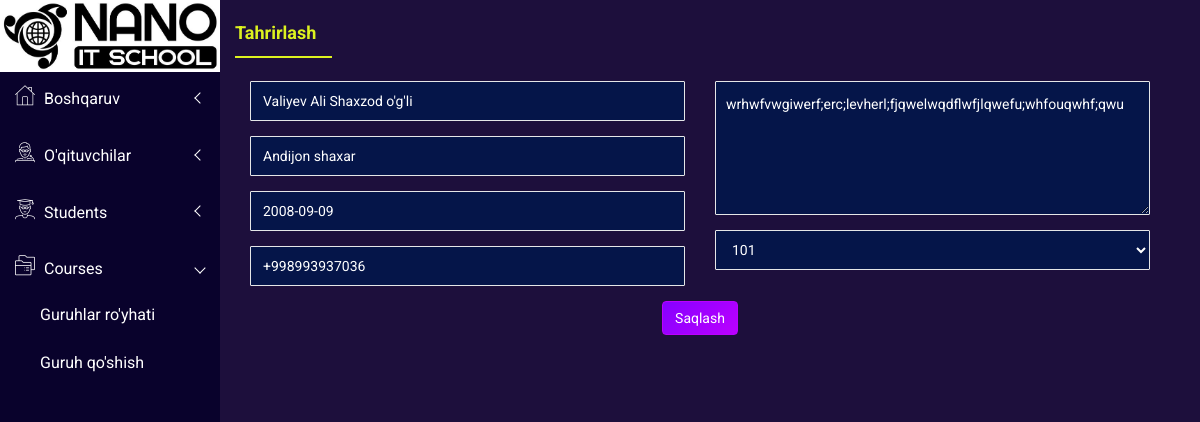
The app's page /students/edit/2/ with its own data.
### main/models.py (models this page shows, shortened)
class ProfileUser(models.Model):
    ROLE_CHOICES = [
        ('teacher', "O'qituvchi"),
        ('student', "Talaba"),
    ]
    user = models.OneToOneField(User, on_delete=models.CASCADE, related_name='profile')
    role = models.CharField(max_length=10, choices=ROLE_CHOICES, default='student')
    full_name = models.CharField(max_length=150, null=True, blank=True)
    address = models.CharField(max_length=150, null=True, blank=True)
    phone_number = models.CharField(max_length=90, null=True, blank=True)
    birth_date = models.CharField(max_length=90, null=True, blank=True)
    description = models.TextField(blank=True, null=True)
    department = models.CharField(max_length=150, null=True, blank=True)
    profile_pic = models.ImageField(upload_to='profile_pics/', blank=True, null=True)
    group = models.ForeignKey('add_course_model', on_delete=models.SET_NULL, null=True, blank=True)
    is_approved = models.BooleanField(default=False)

class add_course_model(models.Model):
    name = models.CharField(max_length=150)
    time = models.CharField(max_length=90)
    course_price = models.CharField(max_length=150)
    department = models.CharField(max_length=150)
    description = models.TextField()
    days = models.CharField(max_length=200)
    professor = models.ForeignKey('ProfileUser', on_delete=models.CASCADE, limit_choices_to={'role': 'teacher'})
    def __str__(self):
        return self.name

### main/views.py (the view, shortened to what this page needs)
# urls.py: path('students/edit/<int:student_id>/', edit_student_view, name='edit_student'),
def edit_student_view(request, student_id):
    student = get_object_or_404(ProfileUser, id=student_id, role='student')
    groups = add_course_model.objects.all()
    context = {
        'student': student,
        'groups': groups
    }
    return render(request, 'edit-student.html', context)

### main/context_processors.py (called while the page is built)
def unread_notifications_count(request):
    if request.user.is_authenticated:
        count = Notification.objects.filter(user=request.user, is_read=False).count()
        return {'unread_notifications_count': count}
    return {}

### templates/edit-student.html (shortened to what this page needs)
{% load static %}
<!doctype html>
<html class="no-js" lang="en">
<head>
    <link rel="stylesheet" href="{% static 'css/bootstrap.min.css' %}">
    <link rel="stylesheet" href="{% static 'css/font-awesome.min.css' %}">
    <link rel="stylesheet" href="{% static 'css/owl.carousel.css' %}">
    <link rel="stylesheet" href="{% static 'css/owl.theme.css' %}">
    <link rel="stylesheet" href="{% static 'css/owl.transitions.css' %}">
    <link rel="stylesheet" href="{% static 'css/animate.css' %}">
    <link rel="stylesheet" href="{% static 'css/normalize.css' %}">
    <link rel="stylesheet" href="{% static 'css/meanmenu.min.css' %}">
    <link rel="stylesheet" href="{% static 'css/main.css' %}">
    <link rel="stylesheet" href="{% static 'css/educate-custon-icon.css' %}">
    <link rel="stylesheet" href="{% static 'css/educate-custon-icon.css' %}">
    <link rel="stylesheet" href="{% static 'css/morrisjs/morris.css' %}">
    <link rel="stylesheet" href="{% static 'css/scrollbar/jquery.mCustomScrollbar.min.css' %}">
    <link rel="stylesheet" href="{% static 'css/metisMenu/metisMenu.min.css' %}">
    <link rel="stylesheet" href="{% static 'css/metisMenu/metisMenu-vertical.css' %}">
    <link rel="stylesheet" href="{% static 'css/calendar/fullcalendar.min.css' %}">
    <link rel="stylesheet" href="{% static 'css/calendar/fullcalendar.print.min.css' %}">
    <link rel="stylesheet" href="{% static 'css/form/all-type-forms.css' %}">
    <link rel="stylesheet" href="{% static 'css/dropzone/dropzone.css' %}">
    <link rel="stylesheet" href="{% static 'style.css' %}">
    <link rel="stylesheet" href="{% static 'css/responsive.css' %}">
</head>
<body>
    <div class="left-sidebar-pro">
        <nav id="sidebar" style="background-color: #09022c;" class="">
            <div class="sidebar-header">
                <a href="index.html"><img class="main-logo" src="{% static 'images/nano-logo.jpeg' %}" alt="" /></a>
            </div>
            <div class="left-custom-menu-adp-wrap comment-scrollbar">
                <nav class="sidebar-nav">
                    <ul class="metismenu" id="menu1">
                        <li>
                            <a class="has-arrow" href="/">
                                <span class="educate-icon educate-home icon-wrap"></span>
                                <span class="mini-click-non">Boshqaruv</span>
                            </a>
                        </li>
                        <li>
                            <a class="has-arrow" href="/" aria-expanded="false"><span
                                    class="educate-icon educate-professor icon-wrap"></span> <span
                                    class="mini-click-non">O'qituvchilar</span></a>
                        </li>
                        <li>
                            <a class="has-arrow" href="/" aria-expanded="false"><span
                                    class="educate-icon educate-student icon-wrap"></span> <span
                                    class="mini-click-non">Students</span></a>
                        </li>
                        <li class="active">
                            <a class="has-arrow" href="/" aria-expanded="false"><span
                                    class="educate-icon educate-course icon-wrap"></span> <span
                                    class="mini-click-non">Courses</span></a>
                            <ul class="submenu-angle" aria-expanded="false">
                                <li><a title="All Courses" href="/all-courses/"><span class="mini-sub-pro">Guruhlar ro'yhati</span></a></li>
                                <li><a title="Add Courses" href="/add-course/"><span class="mini-sub-pro">Guruh qo'shish</span></a></li>
                            </ul>
                        </li>
                    </ul>
                </nav>
            </div>
        </nav>
    </div>
        <div class="single-pro-review-area mt-t-30 mg-b-15">
            <div class="container-fluid">
                <div class="row">
                    <div class="col-lg-12 col-md-12 col-sm-12 col-xs-12">
                        <div class="product-payment-inner-st">
                            <ul id="myTabedu1" class="tab-review-design">
                                <li class="active"><a href="#description">Tahrirlash</a></li>
                            </ul>
                            <div id="myTabContent" class="tab-content custom-product-edit">
                                <div class="product-tab-list tab-pane fade active in" id="description">
                                    <div class="edit-someone">
                                        <div class="col-lg-12 col-md-12 col-sm-12 col-xs-12">
                                            <div class="review-content-section">
                                                <div id="dropzone1" class="pro-ad">
                                                    <form method="POST">
                                                        <div class="row">
                                                            <div class="col-lg-6 col-md-6 col-sm-6 col-xs-12">
                                                                <div class="form-group">
                                                                    <input name="full_name" type="text" class="form-control" placeholder="To‘liq ism" value="{{ student.full_name }}">
                                                                </div>
                                                                <div class="form-group">
                                                                    <input name="address" type="text" class="form-control" placeholder="Manzil" value="{{ student.address }}">
                                                                </div>
                                                                <div class="form-group">
                                                                    <input name="birth_date" type="text" class="form-control" placeholder="Tug‘ilgan sana" value="{{ student.birth_date }}">
                                                                </div>
                                                                <div class="form-group">
                                                                    <input name="phone_number" type="text" class="form-control" placeholder="Telefon raqam" value="{{ student.phone_number }}">
                                                                </div>
                                                            </div>
                                                            <div class="col-lg-6 col-md-6 col-sm-6 col-xs-12">
                                                                <div class="form-group edit-ta-resize res-mg-t-15">
                                                                    <textarea name="description" class="form-control" placeholder="Izoh">{{ student.description }}</textarea>
                                                                </div>
                                                                <div class="form-group">
                                                                    <select name="group" class="form-control">
                                                                        {% for group in groups %}
                                                                            <option value="{{ group.id }}" {% if student.group.id == group.id %}selected{% endif %}>{{ group }}</option>
                                                                        {% endfor %}
                                                                    </select>
                                                                </div>
                                                            </div>
                                                        </div>
                                                        <div class="row">
                                                            <div class="col-lg-12">
                                                                <div class="payment-adress">
                                                                    <button type="submit" class="btn btn-primary waves-effect waves-light">Saqlash</button>
                                                                </div>
                                                            </div>
                                                        </div>
                                                    </form>
                                                </div>
                                            </div>
                                        </div>
                                    </div>
                                </div>
                            </div>
                        </div>
                    </div>
                </div>
            </div>
        </div>
</body>
</html>

### static/css/main.css (style rules this page uses)
html { color: #222; font-size: 1em; line-height: 1.4; }
audio, canvas, iframe, img, svg, video { vertical-align: middle; }
textarea { resize: vertical; }

### static/css/metisMenu/metisMenu-vertical.css (style rules this page uses)
.sidebar-nav { background: #fff; }
.sidebar-nav ul { padding: 0; margin: 0; list-style: none; background: #f5f5f5; }
.sidebar-nav .metismenu { background: #fff; display: -webkit-box; display: -ms-flexbox; display: flex; -webkit-box-orient: vertical; -webkit-box-direction: normal; -ms-flex-direction: column; flex-direction: column; }
.sidebar-nav .metismenu li + li { margin-top: 5px; }
.sidebar-nav .metismenu li:last-child { margin-bottom: 5px; }
.sidebar-nav .metismenu > li { display: -webkit-box; display: -ms-flexbox; display: flex; -webkit-box-orient: vertical; -webkit-box-direction: normal; -ms-flex-direction: column; flex-direction: column; position: relative; }
.sidebar-nav .metismenu a { position: relative; display: block; padding: 13px 15px; color: #444; outline-width: 0; transition: all .3s ease-out; font-size:16px; font-weight:400; }
.sidebar-nav .metismenu ul a { padding: 10px 15px 10px 40px; }
.sidebar-nav .metismenu li .icon-wrap { margin-right:5px; font-size:20px; color:#303030; }

### templates/edit-student.html (style rules this page uses)
.edit-someone { background-color: rgba(29, 15, 60, 0.6); }

### records on screen
ProfileUser: full_name "Valiyev Ali Shaxzod o'g'li", address "Andijon shaxar", birth_date "2008-09-09", phone_number "+998993937036", description "wrhwfvwgiwerf;erc;levherl;fjqwelwqdflwfjlqwefu;whfouqwhf;qwu", group "101"
